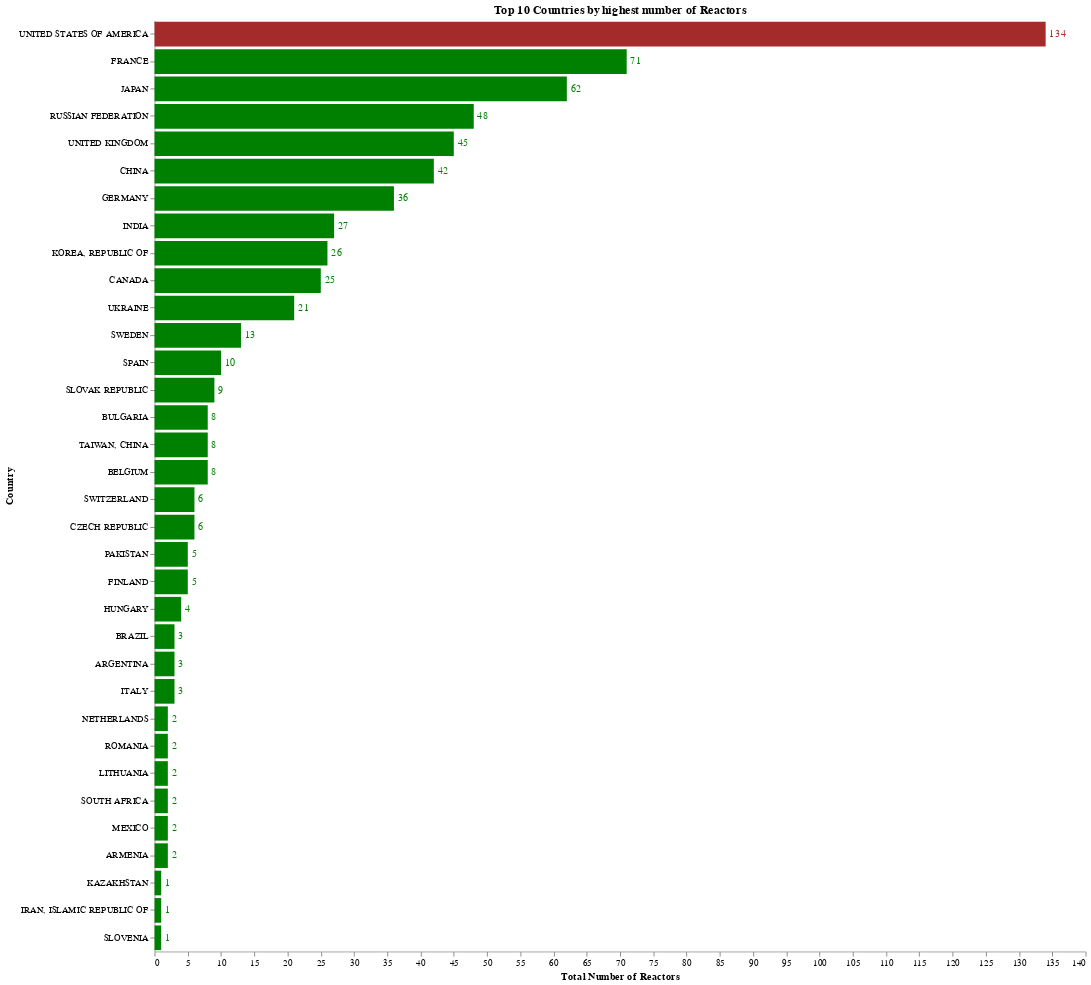

Notebook source saved alongside this figure:
### Code cell
hbar = alt.Chart(df1).mark_bar().encode(
    x = alt.X('sum(NumReactor):Q',title = "Total Number of Reactors"),
    y = alt.Y('Country:O', sort = '-x', title = "Country"),
    color=alt.condition(
        alt.datum.Country  == "UNITED STATES OF AMERICA",  
        alt.value('brown'),     
        alt.value('green')  
    )
    ).properties(width = 1000, height = 1000, title = "Top 10 Countries by highest number of Reactors")


text = hbar.mark_text(
    align = 'left',
    baseline = 'middle',
    dx=4  
).encode(
    text = 'sum(NumReactor):Q'
)


alt.layer(hbar, text).configure_view(
    stroke = 'transparent'
).configure_axis(grid = False,
    domainWidth = 0.8
)

### Figure 1 — Vega-Lite specification as saved in the notebook (floating-point values rounded to 4 significant figures; data arrays with more than 128 entries replaced by an {"elided": "..."} marker saying what was removed)
{"config": {"view": {"continuousWidth": 400, "continuousHeight": 300, "stroke": "transparent"}, "axis": {"domainWidth": 0.8, "grid": false}}, "layer": [{"mark": "bar", "encoding": {"color": {"condition": {"value": "brown", "test": "(datum.Country === 'UNITED STATES OF AMERICA')"}, "value": "green"}, "x": {"type": "quantitative", "aggregate": "sum", "field": "NumReactor", "title": "Total Number of Reactors"}, "y": {"type": "ordinal", "field": "Country", "sort": "-x", "title": "Country"}}, "height": 1000, "title": "Top 10 Countries by highest number of Reactors", "width": 1000}, {"mark": {"type": "text", "align": "left", "baseline": "middle", "dx": 4}, "encoding": {"color": {"condition": {"value": "brown", "test": "(datum.Country === 'UNITED STATES OF AMERICA')"}, "value": "green"}, "text": {"type": "quantitative", "aggregate": "sum", "field": "NumReactor"}, "x": {"type": "quantitative", "aggregate": "sum", "field": "NumReactor", "title": "Total Number of Reactors"}, "y": {"type": "ordinal", "field": "Country", "sort": "-x", "title": "Country"}}, "height": 1000, "title": "Top 10 Countries by highest number of Reactors", "width": 1000}], "data": {"name": "data-6d57d87feaad62d81bf12d3770b0ec62"}, "$schema": "https://vega.github.io/schema/vega-lite/v4.8.1.json", "datasets": {"data-6d57d87feaad62d81bf12d3770b0ec62": {"elided": "276 records"}}}
